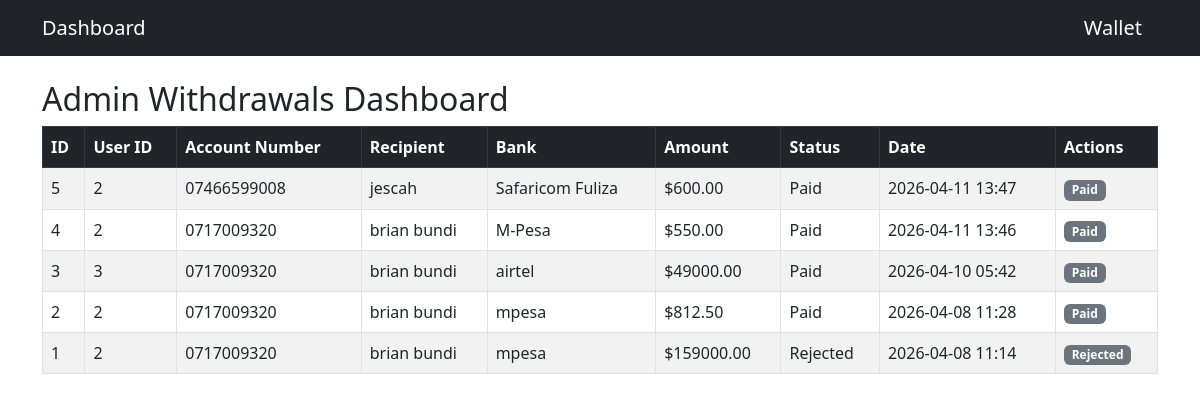
The page /admin/withdrawals on the database as committed earlier.
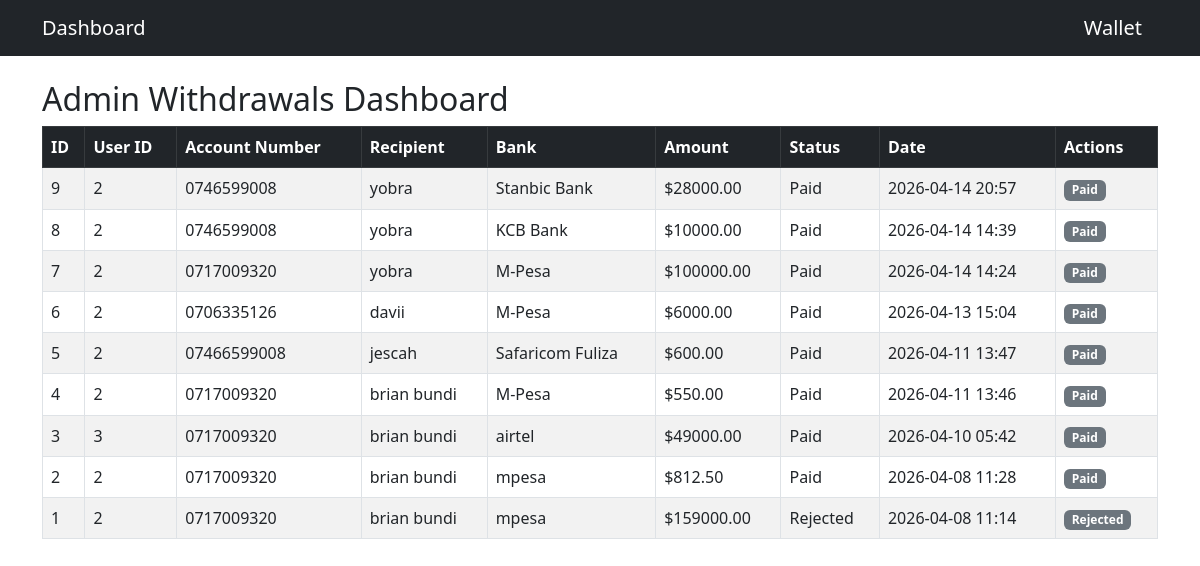
The same page on the database as committed later.
### models.py (models this page shows)
class Withdrawal(db.Model):
    __tablename__ = "withdrawals"
    id = db.Column(db.Integer, primary_key=True)
    user_id = db.Column(db.Integer, db.ForeignKey("user.id"), nullable=False)
    account_number = db.Column(db.String(100), nullable=False)
    recipient_name = db.Column(db.String(100), nullable=False)
    bank_name = db.Column(db.String(100), nullable=False)
    amount = db.Column(db.Float, nullable=False)
    status = db.Column(db.String(50), default="Pending")
    note = db.Column(db.String(255), nullable=True)  # <-- added to match your view
    created_at = db.Column(db.DateTime, default=db.func.now())
    user = db.relationship("User", back_populates="withdrawals")

### app.py (the view)
@app.route("/admin/withdrawals")
def admin_withdrawals():
    withdrawals = Withdrawal.query.order_by(Withdrawal.created_at.desc()).all()
    return render_template("admin_withdrawals.html", withdrawals=withdrawals)

### templates/admin_withdrawals.html
{% extends "base.html" %}
{% block content %}
<h2>Admin Withdrawals Dashboard</h2>
<table class="table table-bordered table-striped">
  <thead class="table-dark">
    <tr>
      <th>ID</th>
      <th>User ID</th>
      <th>Account Number</th>
      <th>Recipient</th>
      <th>Bank</th>
      <th>Amount</th>
      <th>Status</th>
      <th>Date</th>
      <th>Actions</th>
    </tr>
  </thead>
  <tbody>
    {% for w in withdrawals %}
    <tr>
      <td>{{ w.id }}</td>
      <td>{{ w.user_id }}</td>
      <td>{{ w.account_number }}</td>
      <td>{{ w.recipient_name }}</td>
      <td>{{ w.bank_name }}</td>
      <td>${{ "%.2f"|format(w.amount) }}</td>
      <td>{{ w.status }}</td>
      <td>{{ w.created_at.strftime("%Y-%m-%d %H:%M") }}</td>
      <td>
        {% if w.status == "Pending" %}
          <form method="POST" action="{{ url_for('mark_paid', withdrawal_id=w.id) }}" style="display:inline;">
            <button type="submit" class="btn btn-success btn-sm">Mark Paid</button>
          </form>
          <form method="POST" action="{{ url_for('reject_withdrawal', withdrawal_id=w.id) }}" style="display:inline;">
            <button type="submit" class="btn btn-danger btn-sm">Reject</button>
          </form>
        {% else %}
          <span class="badge bg-secondary">{{ w.status }}</span>
        {% endif %}
      </td>
    </tr>
    {% endfor %}
  </tbody>
</table>
{% endblock %}

### templates/base.html (shortened to what this page needs)
<!DOCTYPE html>
<html lang="en">
<head>
  <link href="https://cdn.jsdelivr.net/npm/bootstrap@5.3.0/dist/css/bootstrap.min.css" rel="stylesheet">
</head>
<body>
  <nav class="navbar navbar-dark bg-dark">
    <div class="container">
      <a class="navbar-brand" href="{{ url_for('dashboard') }}">Dashboard</a>
      <a class="navbar-brand" href="{{ url_for('wallet') }}">Wallet</a>
    </div>
  </nav>
  <div class="container mt-4">
    {% block content %}{% endblock %}
  </div>
</body>
</html>

Rows that differ between the two databases and show on the page:
added Withdrawal: id "9", user_id "2", account_number "0746599008", recipient_name "yobra", bank_name "Stanbic Bank", amount "28000.00", status "Paid", created_at "2026-04-14 20:57"
added Withdrawal: id "8", user_id "2", account_number "0746599008", recipient_name "yobra", bank_name "KCB Bank", amount "10000.00", status "Paid", created_at "2026-04-14 14:39"
added Withdrawal: id "7", user_id "2", account_number "0717009320", recipient_name "yobra", bank_name "M-Pesa", amount "100000.00", status "Paid", created_at "2026-04-14 14:24"
added Withdrawal: id "6", user_id "2", account_number "0706335126", recipient_name "davii", bank_name "M-Pesa", amount "6000.00", status "Paid", created_at "2026-04-13 15:04"
